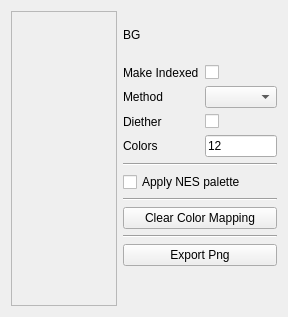
      <widget class="QWidget" name="tab_palette">
       <attribute name="title">
        <string>Palette</string>
       </attribute>
       <layout class="QHBoxLayout" name="horizontalLayout_11" stretch="3,1">
        <item>
         <widget class="QScrollArea" name="scrollArea_palette_tab">
          <property name="widgetResizable">
           <bool>true</bool>
          </property>
          <widget class="QWidget" name="scrollAreaWidgetContents_2">
           <property name="geometry">
            <rect>
             <x>0</x>
             <y>0</y>
             <width>707</width>
             <height>529</height>
            </rect>
           </property>
          </widget>
         </widget>
        </item>
        <item>
         <layout class="QVBoxLayout" name="verticalLayout_3">
          <property name="bottomMargin">
           <number>0</number>
          </property>
          <item>
           <layout class="QGridLayout" name="gridLayout_2">
            <item row="0" column="1">
             <widget class="QLabel" name="label_spriteset_bg">
              <property name="minimumSize">
               <size>
                <width>48</width>
                <height>48</height>
               </size>
              </property>
              <property name="maximumSize">
               <size>
                <width>48</width>
                <height>48</height>
               </size>
              </property>
              <property name="text">
               <string/>
              </property>
             </widget>
            </item>
            <item row="0" column="0">
             <widget class="QLabel" name="label_10">
              <property name="text">
               <string>BG</string>
              </property>
             </widget>
            </item>
           </layout>
          </item>
          <item>
           <layout class="QGridLayout" name="gridLayout_3" columnstretch="1,0">
            <property name="bottomMargin">
             <number>0</number>
            </property>
            <item row="1" column="0">
             <widget class="QLabel" name="label_12">
              <property name="text">
               <string>Method</string>
              </property>
             </widget>
            </item>
            <item row="1" column="1">
             <widget class="QComboBox" name="comboBox_palette_method"/>
            </item>
            <item row="2" column="1">
             <widget class="QCheckBox" name="checkBox_palette_deither">
              <property name="text">
               <string/>
              </property>
             </widget>
            </item>
            <item row="3" column="0">
             <widget class="QLabel" name="label_14">
              <property name="text">
               <string>Colors</string>
              </property>
             </widget>
            </item>
            <item row="0" column="0">
             <widget class="QLabel" name="label_15">
              <property name="text">
               <string>Make Indexed</string>
              </property>
             </widget>
            </item>
            <item row="3" column="1">
             <widget class="QLineEdit" name="lineEdit_palette_color_count">
              <property name="text">
               <string>12</string>
              </property>
             </widget>
            </item>
            <item row="2" column="0">
             <widget class="QLabel" name="label_13">
              <property name="text">
               <string>Diether</string>
              </property>
             </widget>
            </item>
            <item row="0" column="1">
             <widget class="QCheckBox" name="checkBox_make_indexed">
              <property name="text">
               <string/>
              </property>
             </widget>
            </item>
           </layout>
          </item>
          <item>
           <widget class="Line" name="line_3">
            <property name="orientation">
             <enum>Qt::Horizontal</enum>
            </property>
           </widget>
          </item>
          <item>
           <widget class="QCheckBox" name="checkBox_palette_draw_cvt">
            <property name="text">
             <string>Apply NES palette</string>
            </property>
           </widget>
          </item>
          <item>
           <widget class="Line" name="line_2">
            <property name="orientation">
             <enum>Qt::Horizontal</enum>
            </property>
           </widget>
          </item>
          <item>
           <widget class="QPushButton" name="pushButton_clear_colormapping">
            <property name="text">
             <string>Clear Color Mapping</string>
            </property>
           </widget>
          </item>
          <item>
           <widget class="Line" name="line_4">
            <property name="orientation">
             <enum>Qt::Horizontal</enum>
            </property>
           </widget>
          </item>
          <item>
           <widget class="QPushButton" name="pushButton">
            <property name="text">
             <string>Export Png</string>
            </property>
           </widget>
          </item>
          <item>
           <spacer name="verticalSpacer_3">
            <property name="orientation">
             <enum>Qt::Vertical</enum>
            </property>
            <property name="sizeHint" stdset="0">
             <size>
              <width>20</width>
              <height>40</height>
             </size>
            </property>
           </spacer>
          </item>
         </layout>
        </item>
       </layout>
      </widget>
